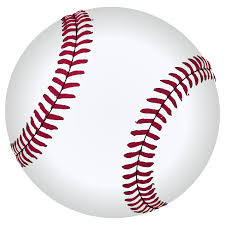
#> input picture pr1/part1/image1.jpg, 225 x 225 px
$ jupyter execute Part1.ipynb
#> lines starting #> are read from the running program, lines starting #| are printed output that depends on the picture
[cell 1]
import numpy as np
from skimage import io, color, data
import matplotlib.pyplot as plt
from skimage import exposure
import cv2
import sys
#%matplotlib inline

[cell 2]
img1 = cv2.imread("image1.jpg") #baseball
#> img1 is the input picture: shape (225, 225, 3); mean B, G, R 225.7, 221.9, 230.5
img1 = cv2.resize(img1, (1000, 1000))
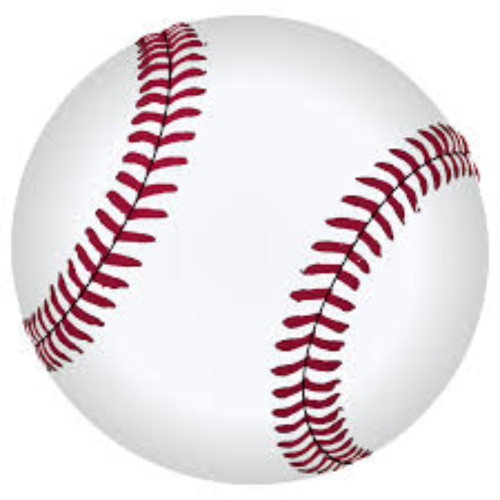
#> img1: shape (1000, 1000, 3) (shown at 1/2 size); mean B, G, R 225.6, 221.8, 230.4
img2 = cv2.imread("image2.jpg") #tennis ball
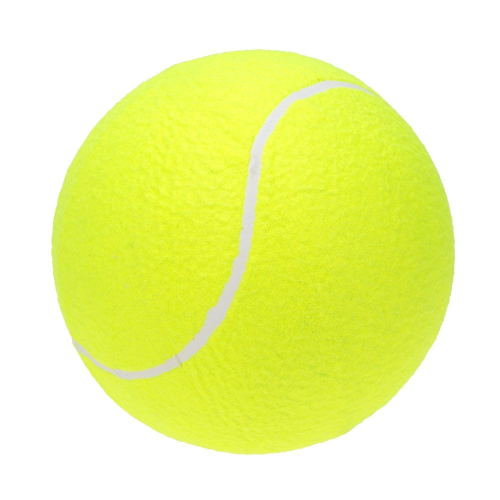
#> input picture pr1/part1/image2.jpg, 1000 x 1000 px (shown at 1/2 size)
#> img2 is the input picture: shape (1000, 1000, 3); mean B, G, R 157.8, 247.4, 237.9
img2 = cv2.resize(img2, (1000, 1000))

[cell 3]
def convolve(image, kernel):
    output = np.zeros_like(image)
    #kernel = np.flipud(np.fliplr(kernel))
    padded_img = np.zeros((image.shape[0] + 2, image.shape[1] + 2))
    padded_img[1:-1, 1:-1] = image
    for x in range(image.shape[1]):
        for y in range(image.shape[0]):
            output[y,x]=(kernel*padded_img[y:y+3,x:x+3]).sum()
    return output

[cell 4]
def reduce(image):
    hkernel = np.array([1,2,1]) # gaussian blur
    vkernel = np.array([[1],[2],[1]])
    output = np.zeros((int(image.shape[0]/2), int(image.shape[1]/2)))
    img = np.zeros_like(image)
    img = convolve(image, hkernel)
    img = convolve(img, vkernel)
    for x in range(image.shape[1]):
        for y in range(image.shape[0]):
            output[int(y/2),int(x/2)] = img[y, x]
    return output

[cell 5]
def expand(image):
    output = np.repeat(image, 2, axis=1)
    output = np.repeat(output, 2, axis=0)
    return output

[cell 6]
def reduceDim(img):
    if(img.shape[0] % 2):
        img = np.delete(img, 1, 0)
    if(img.shape[1] % 2):
        img = np.delete(img, 0, 1)
    return img

[cell 7]
def gaussianPyramid(image, n):
    images = []
    image = reduceDim(image)
    images.append(image)
    for i in range(n-1):
        image = reduceDim(image)
        image = reduce(image)
        #image = reduceDim(image)
        images.append(image)
    return images

[cell 8]
def laplacianPyramid(img, n):
#> called with n = 3
    layer = img.copy()
    gaussian_pyramid = [layer]
    for i in range(n):
        layer = cv2.pyrDown(layer)
        gaussian_pyramid.append(layer)
#> after the loop, gaussian_pyramid = 4 items
    layer = gaussian_pyramid[n-1]
    laplacian_pyramid = [layer]
    for i in range(n-1, 0, -1):
        size = (gaussian_pyramid[i - 1].shape[1], gaussian_pyramid[i - 1].shape[0])
        gaussian_expanded = cv2.pyrUp(gaussian_pyramid[i], dstsize=size)
        laplacian = cv2.subtract(gaussian_pyramid[i - 1], gaussian_expanded)
        laplacian_pyramid.append(laplacian)
#> this loop made 2 passes
#> pass 1, in laplacianPyramid, `gaussian_expanded = cv2.pyrUp(gaussian_pyramid[i], dstsize=size)`:
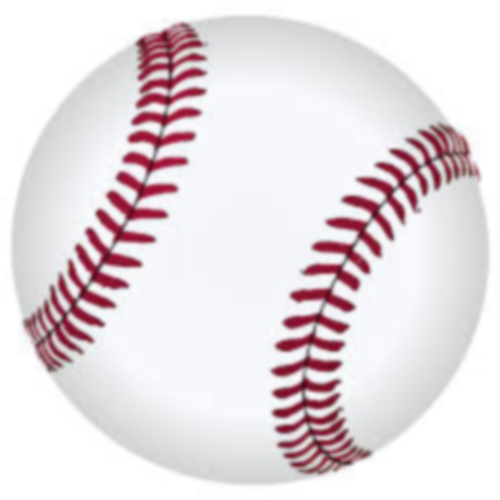
#> gaussian_expanded: shape (500, 500, 3); mean of channels 0, 1, 2 225.7, 221.9, 230.5; drawn as B, G, R
#> pass 1, in laplacianPyramid, `laplacian = cv2.subtract(gaussian_pyramid[i - 1], gaussian_expanded)`:
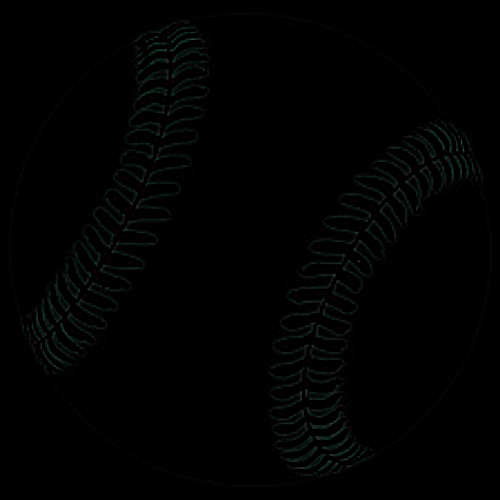
#> laplacian: shape (500, 500, 3); mean of channels 0, 1, 2 1.6, 1.7, 1.2; drawn as B, G, R
#> after the loop, laplacian_pyramid = 3 items
    return laplacian_pyramid

[cell 9]
def combine(lap1, lap2):
    basetennis = []
    n = 0
    for img1_lap, img2_lap in zip(lap1, lap2):
        n += 1
        cols, rows, ch = img1_lap.shape
        laplacian = np.hstack((img1_lap[:, 0:int(cols/2)], img2_lap[:, int(cols/2):]))
        basetennis.append(laplacian)
    return basetennis

[cell 10]
def reconstruct(li, n):
    reconstructed_image = li[0]
    for i in range(1, n):
        size = (li[i].shape[1], li[i].shape[0])
        reconstructed_image = cv2.pyrUp(reconstructed_image, dstsize=size)
        reconstructed_image = cv2.add(reconstructed_image, li[i])
    return reconstructed_image

[cell 11]
lap1 = laplacianPyramid(img1, 3)
#> lap1 = 3 items
lap2 = laplacianPyramid(img2, 3)
#> the loop in laplacianPyramid (call 2), `for i in range(n):` made 3 passes
#> pass 3, in laplacianPyramid (call 2), `layer = cv2.pyrDown(layer)`:
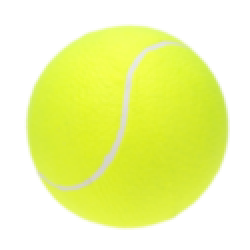
#> layer: shape (125, 125, 3) (shown 2 times larger); mean B, G, R 157.8, 247.4, 237.9
#> lap2 = 3 items
reconstructed_img1 = reconstruct(lap1, 3)
#> the loop in reconstruct, `for i in range(1, n):` made 2 passes
#> pass 1, in reconstruct, `reconstructed_image = cv2.add(reconstructed_image, li[i])`:
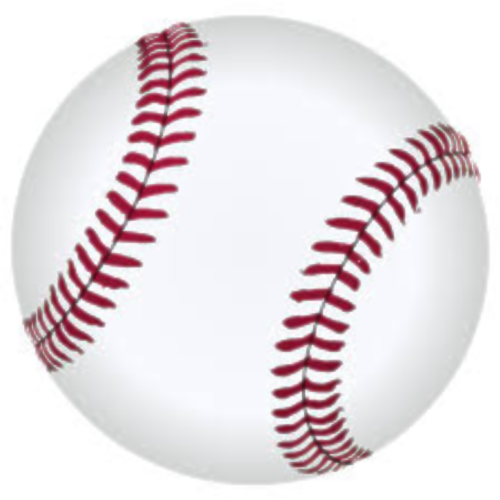
#> reconstructed_image: shape (500, 500, 3); mean B, G, R 227.2, 223.6, 231.6
cv2.imwrite("reconstructed_img1.jpg", reconstructed_img1)
reconstructed_img2 = reconstruct(lap2, 3)
cv2.imwrite("reconstructed_img2.jpg", reconstructed_img2)
#> Out = True

[cell 12]
#difference between original image and reconstructed image
diff = img2 - reconstructed_img2
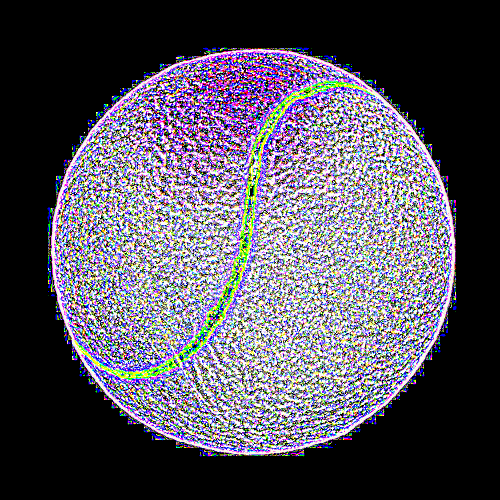
#> diff: shape (1000, 1000, 3) (shown at 1/2 size); mean B, G, R 93.2, 82, 85.6
np.sum(diff ** 2)
#> Out = 19354698

[cell 13]
#blend two images of baseball and tennis ball
basetennis = combine(lap1, lap2)
#> the loop in combine, `for img1_lap, img2_lap in zip(lap1, lap2):` made 3 passes
#> (cols, rows) on passes 1 to 3: (250, 250), (500, 500), (1000, 1000)
#> pass 1, in combine, `laplacian = np.hstack((img1_lap[:, 0:int(cols/2)], img2_lap[:, int(col..`:
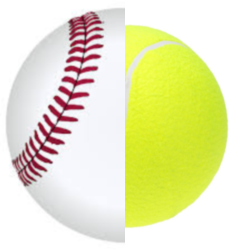
#> laplacian: shape (250, 250, 3); mean B, G, R 190.3, 234.4, 233.8
#> after the loop in combine, `for img1_lap, img2_lap in zip(lap1, lap2):`: basetennis = 3 items; n = 3
#> basetennis = 3 items
reconstructed_img = reconstruct(basetennis, 3)
#> the loop in reconstruct (call 3), `for i in range(1, n):` made 2 passes
#> pass 1, in reconstruct (call 3), `reconstructed_image = cv2.pyrUp(reconstructed_image, dstsize=size)`:
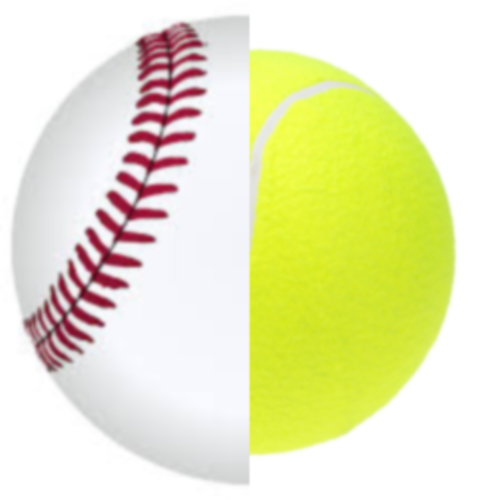
#> reconstructed_image: shape (500, 500, 3); mean B, G, R 190.3, 234.5, 233.8
#> pass 2, in reconstruct (call 3), `reconstructed_image = cv2.add(reconstructed_image, li[i])`:
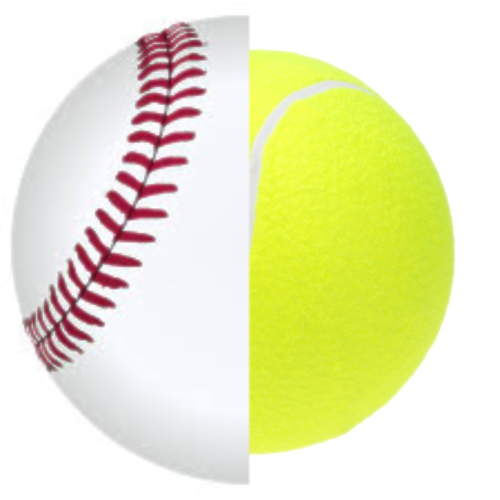
#> reconstructed_image: shape (1000, 1000, 3) (shown at 1/2 size); mean B, G, R 192.2, 236.1, 235.1
plt.imshow(reconstructed_img)
plt.show()

[cell 14]
cv2.imwrite('image12.png',reconstructed_img)
#> Out = True
